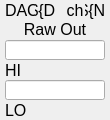
<?xml version="1.0" ?>
<ui version="4.0">
  <class>Dialog</class>
  <widget class="PyDMFrame" name="screen">
    <property name="geometry">
      <rect>
        <x>963</x>
        <y>247</y>
        <width>110</width>
        <height>120</height>
      </rect>
    </property>
    <property name="minimumSize">
      <size>
        <width>110</width>
        <height>120</height>
      </size>
    </property>
    <property name="styleSheet">
      <string notr="true">PyDMFrame#screen {
  color: rgb(0, 0, 0);
  background-color: rgb(187, 187, 187);
  }</string>
    </property>
    <property name="windowTitle">
      <string>VME_DAC_rawOut</string>
    </property>
    <layout class="QGridLayout" name="gridLayout" columnstretch="5,25,5,20,10,20,15,5,5" rowstretch="19,1,19,1,20,20,20,20">
      <property name="leftMargin">
        <number>0</number>
      </property>
      <property name="topMargin">
        <number>0</number>
      </property>
      <property name="rightMargin">
        <number>0</number>
      </property>
      <property name="bottomMargin">
        <number>0</number>
      </property>
      <property name="horizontalSpacing">
        <number>0</number>
      </property>
      <property name="verticalSpacing">
        <number>0</number>
      </property>
      <item row="0" column="1" rowspan="2" colspan="2">
        <widget class="QLabel" name="text">
          <property name="geometry">
            <rect>
              <x>5</x>
              <y>0</y>
              <width>30</width>
              <height>20</height>
            </rect>
          </property>
          <property name="sizePolicy">
            <sizepolicy hsizetype="Ignored" vsizetype="Ignored">
              <horstretch>0</horstretch>
              <verstretch>0</verstretch>
            </sizepolicy>
          </property>
          <property name="text">
            <string>DAC</string>
          </property>
          <property name="font">
            <font>
              <pointsize>12</pointsize>
            </font>
          </property>
          <property name="brush" stdset="0">
            <brush brushstyle="SolidPattern">
              <color alpha="255">
                <red>0</red>
                <green>0</green>
                <blue>0</blue>
              </color>
            </brush>
          </property>
          <property name="toolTip">
            <string>text</string>
          </property>
          <property name="alignment">
            <set>Qt::AlignLeading|Qt::AlignLeft|Qt::AlignVCenter</set>
          </property>
          <property name="styleSheet">
            <string notr="true">QLabel#text {
  color: rgb(0, 0, 0);
  }</string>
          </property>
        </widget>
      </item>
      <item row="0" column="6" rowspan="2" colspan="2">
        <widget class="QLabel" name="text_1">
          <property name="geometry">
            <rect>
              <x>85</x>
              <y>0</y>
              <width>20</width>
              <height>20</height>
            </rect>
          </property>
          <property name="sizePolicy">
            <sizepolicy hsizetype="Ignored" vsizetype="Ignored">
              <horstretch>0</horstretch>
              <verstretch>0</verstretch>
            </sizepolicy>
          </property>
          <property name="text">
            <string>${N}</string>
          </property>
          <property name="font">
            <font>
              <pointsize>12</pointsize>
            </font>
          </property>
          <property name="brush" stdset="0">
            <brush brushstyle="SolidPattern">
              <color alpha="255">
                <red>0</red>
                <green>0</green>
                <blue>0</blue>
              </color>
            </brush>
          </property>
          <property name="toolTip">
            <string>text_1</string>
          </property>
          <property name="alignment">
            <set>Qt::AlignCenter</set>
          </property>
          <property name="styleSheet">
            <string notr="true">QLabel#text_1 {
  color: rgb(0, 0, 0);
  }</string>
          </property>
        </widget>
      </item>
      <item row="0" column="3" rowspan="2">
        <widget class="QLabel" name="text_2">
          <property name="geometry">
            <rect>
              <x>35</x>
              <y>0</y>
              <width>20</width>
              <height>20</height>
            </rect>
          </property>
          <property name="sizePolicy">
            <sizepolicy hsizetype="Ignored" vsizetype="Ignored">
              <horstretch>0</horstretch>
              <verstretch>0</verstretch>
            </sizepolicy>
          </property>
          <property name="text">
            <string>${D}</string>
          </property>
          <property name="font">
            <font>
              <pointsize>12</pointsize>
            </font>
          </property>
          <property name="brush" stdset="0">
            <brush brushstyle="SolidPattern">
              <color alpha="255">
                <red>0</red>
                <green>0</green>
                <blue>0</blue>
              </color>
            </brush>
          </property>
          <property name="toolTip">
            <string>text_2</string>
          </property>
          <property name="alignment">
            <set>Qt::AlignCenter</set>
          </property>
          <property name="styleSheet">
            <string notr="true">QLabel#text_2 {
  color: rgb(0, 0, 0);
  }</string>
          </property>
        </widget>
      </item>
      <item row="0" column="5" rowspan="2">
        <widget class="QLabel" name="text_3">
          <property name="geometry">
            <rect>
              <x>65</x>
              <y>0</y>
              <width>20</width>
              <height>20</height>
            </rect>
          </property>
          <property name="sizePolicy">
            <sizepolicy hsizetype="Ignored" vsizetype="Ignored">
              <horstretch>0</horstretch>
              <verstretch>0</verstretch>
            </sizepolicy>
          </property>
          <property name="text">
            <string>ch</string>
          </property>
          <property name="font">
            <font>
              <pointsize>12</pointsize>
            </font>
          </property>
          <property name="brush" stdset="0">
            <brush brushstyle="SolidPattern">
              <color alpha="255">
                <red>0</red>
                <green>0</green>
                <blue>0</blue>
              </color>
            </brush>
          </property>
          <property name="toolTip">
            <string>text_3</string>
          </property>
          <property name="alignment">
            <set>Qt::AlignCenter</set>
          </property>
          <property name="styleSheet">
            <string notr="true">QLabel#text_3 {
  color: rgb(0, 0, 0);
  }</string>
          </property>
        </widget>
      </item>
      <item row="4" column="1" colspan="7">
        <widget class="PyDMLineEdit" name="text_entry">
          <property name="geometry">
            <rect>
              <x>5</x>
              <y>40</y>
              <width>100</width>
              <height>20</height>
            </rect>
          </property>
          <property name="sizePolicy">
            <sizepolicy hsizetype="Ignored" vsizetype="Ignored">
              <horstretch>0</horstretch>
              <verstretch>0</verstretch>
            </sizepolicy>
          </property>
          <property name="channel" stdset="0">
            <string>ca://${P}DAC${D}_${N}.DESC</string>
          </property>
          <property name="toolTip">
            <string>${P}DAC${D}_${N}.DESC</string>
          </property>
          <property name="font">
            <font>
              <pointsize>12</pointsize>
            </font>
          </property>
          <property name="styleSheet">
            <string notr="true">PyDMLineEdit#text_entry {
  color: rgb(0, 0, 0);
  background-color: rgb(255, 255, 255);
  border: 1px solid black;
  margin: 0px;
  padding: 0px;
  spacing: 0px;
  }</string>
          </property>
        </widget>
      </item>
      <item row="5" column="1">
        <widget class="QLabel" name="text_4">
          <property name="geometry">
            <rect>
              <x>5</x>
              <y>60</y>
              <width>25</width>
              <height>20</height>
            </rect>
          </property>
          <property name="sizePolicy">
            <sizepolicy hsizetype="Ignored" vsizetype="Ignored">
              <horstretch>0</horstretch>
              <verstretch>0</verstretch>
            </sizepolicy>
          </property>
          <property name="text">
            <string>HI</string>
          </property>
          <property name="font">
            <font>
              <pointsize>12</pointsize>
            </font>
          </property>
          <property name="brush" stdset="0">
            <brush brushstyle="SolidPattern">
              <color alpha="255">
                <red>0</red>
                <green>0</green>
                <blue>0</blue>
              </color>
            </brush>
          </property>
          <property name="toolTip">
            <string>text_4</string>
          </property>
          <property name="alignment">
            <set>Qt::AlignLeading|Qt::AlignLeft|Qt::AlignVCenter</set>
          </property>
          <property name="styleSheet">
            <string notr="true">QLabel#text_4 {
  color: rgb(0, 0, 0);
  }</string>
          </property>
        </widget>
      </item>
      <item row="5" column="2" colspan="5">
        <widget class="PyDMLabel" name="text_update">
          <property name="geometry">
            <rect>
              <x>30</x>
              <y>60</y>
              <width>70</width>
              <height>20</height>
            </rect>
          </property>
          <property name="sizePolicy">
            <sizepolicy hsizetype="Ignored" vsizetype="Ignored">
              <horstretch>0</horstretch>
              <verstretch>0</verstretch>
            </sizepolicy>
          </property>
          <property name="toolTip">
            <string>PV: ${P}DAC${D}_${N}_rawOut.DRVH</string>
          </property>
          <property name="channel" stdset="0">
            <string>ca://${P}DAC${D}_${N}_rawOut.DRVH</string>
          </property>
          <property name="font">
            <font>
              <pointsize>12</pointsize>
            </font>
          </property>
          <property name="alignment">
            <set>Qt::AlignLeading|Qt::AlignLeft|Qt::AlignVCenter</set>
          </property>
          <property name="textInteractionFlags">
            <set>Qt::TextSelectableByKeyboard|Qt::TextSelectableByMouse</set>
          </property>
          <property name="styleSheet">
            <string notr="true">PyDMLabel#text_update {
  color: rgb(10, 0, 184);
  background-color: rgb(187, 187, 187);
  }</string>
          </property>
        </widget>
      </item>
      <item row="7" column="2" colspan="5">
        <widget class="PyDMLabel" name="text_update_1">
          <property name="geometry">
            <rect>
              <x>30</x>
              <y>100</y>
              <width>70</width>
              <height>20</height>
            </rect>
          </property>
          <property name="sizePolicy">
            <sizepolicy hsizetype="Ignored" vsizetype="Ignored">
              <horstretch>0</horstretch>
              <verstretch>0</verstretch>
            </sizepolicy>
          </property>
          <property name="toolTip">
            <string>PV: ${P}DAC${D}_${N}_rawOut.DRVL</string>
          </property>
          <property name="channel" stdset="0">
            <string>ca://${P}DAC${D}_${N}_rawOut.DRVL</string>
          </property>
          <property name="font">
            <font>
              <pointsize>12</pointsize>
            </font>
          </property>
          <property name="alignment">
            <set>Qt::AlignLeading|Qt::AlignLeft|Qt::AlignVCenter</set>
          </property>
          <property name="textInteractionFlags">
            <set>Qt::TextSelectableByKeyboard|Qt::TextSelectableByMouse</set>
          </property>
          <property name="styleSheet">
            <string notr="true">PyDMLabel#text_update_1 {
  color: rgb(10, 0, 184);
  background-color: rgb(187, 187, 187);
  }</string>
          </property>
        </widget>
      </item>
      <item row="7" column="1">
        <widget class="QLabel" name="text_5">
          <property name="geometry">
            <rect>
              <x>5</x>
              <y>100</y>
              <width>25</width>
              <height>20</height>
            </rect>
          </property>
          <property name="sizePolicy">
            <sizepolicy hsizetype="Ignored" vsizetype="Ignored">
              <horstretch>0</horstretch>
              <verstretch>0</verstretch>
            </sizepolicy>
          </property>
          <property name="text">
            <string>LO</string>
          </property>
          <property name="font">
            <font>
              <pointsize>12</pointsize>
            </font>
          </property>
          <property name="brush" stdset="0">
            <brush brushstyle="SolidPattern">
              <color alpha="255">
                <red>0</red>
                <green>0</green>
                <blue>0</blue>
              </color>
            </brush>
          </property>
          <property name="toolTip">
            <string>text_5</string>
          </property>
          <property name="alignment">
            <set>Qt::AlignLeading|Qt::AlignLeft|Qt::AlignVCenter</set>
          </property>
          <property name="styleSheet">
            <string notr="true">QLabel#text_5 {
  color: rgb(0, 0, 0);
  }</string>
          </property>
        </widget>
      </item>
      <item row="6" column="1" colspan="7">
        <widget class="PyDMLineEdit" name="text_entry_1">
          <property name="geometry">
            <rect>
              <x>5</x>
              <y>80</y>
              <width>100</width>
              <height>20</height>
            </rect>
          </property>
          <property name="sizePolicy">
            <sizepolicy hsizetype="Ignored" vsizetype="Ignored">
              <horstretch>0</horstretch>
              <verstretch>0</verstretch>
            </sizepolicy>
          </property>
          <property name="channel" stdset="0">
            <string>ca://${P}DAC${D}_${N}_rawOut.VAL</string>
          </property>
          <property name="toolTip">
            <string>${P}DAC${D}_${N}_rawOut.VAL</string>
          </property>
          <property name="font">
            <font>
              <pointsize>12</pointsize>
            </font>
          </property>
          <property name="styleSheet">
            <string notr="true">PyDMLineEdit#text_entry_1 {
  color: rgb(0, 0, 0);
  background-color: rgb(115, 223, 255);
  border: 1px solid black;
  margin: 0px;
  padding: 0px;
  spacing: 0px;
  }</string>
          </property>
        </widget>
      </item>
      <item row="1" column="1" rowspan="2" colspan="7">
        <widget class="QLabel" name="text_6">
          <property name="geometry">
            <rect>
              <x>5</x>
              <y>19</y>
              <width>100</width>
              <height>20</height>
            </rect>
          </property>
          <property name="sizePolicy">
            <sizepolicy hsizetype="Ignored" vsizetype="Ignored">
              <horstretch>0</horstretch>
              <verstretch>0</verstretch>
            </sizepolicy>
          </property>
          <property name="text">
            <string>Raw Out</string>
          </property>
          <property name="font">
            <font>
              <pointsize>12</pointsize>
            </font>
          </property>
          <property name="brush" stdset="0">
            <brush brushstyle="SolidPattern">
              <color alpha="255">
                <red>0</red>
                <green>0</green>
                <blue>0</blue>
              </color>
            </brush>
          </property>
          <property name="toolTip">
            <string>text_6</string>
          </property>
          <property name="alignment">
            <set>Qt::AlignCenter</set>
          </property>
          <property name="styleSheet">
            <string notr="true">QLabel#text_6 {
  color: rgb(0, 0, 0);
  }</string>
          </property>
        </widget>
      </item>
    </layout>
    <zorder>text</zorder>
    <zorder>text_1</zorder>
    <zorder>text_2</zorder>
    <zorder>text_3</zorder>
    <zorder>text_entry</zorder>
    <zorder>text_4</zorder>
    <zorder>text_update</zorder>
    <zorder>text_update_1</zorder>
    <zorder>text_5</zorder>
    <zorder>text_entry_1</zorder>
    <zorder>text_6</zorder>
  </widget>
  <customwidgets>
    <customwidget>
      <class>PyDMLabel</class>
      <extends>QLabel</extends>
      <header>pydm.widgets.label</header>
    </customwidget>
    <customwidget>
      <class>PyDMLineEdit</class>
      <extends>QLineEdit</extends>
      <header>pydm.widgets.line_edit</header>
    </customwidget>
    <customwidget>
      <class>PyDMFrame</class>
      <extends>QFrame</extends>
      <header>pydm.widgets.frame</header>
    </customwidget>
  </customwidgets>
</ui>
